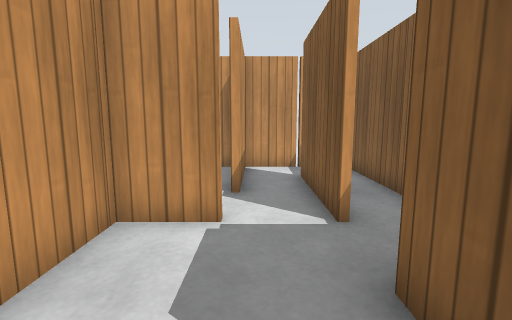
View 1 (above)

24 first-person views from a walk through a robot-simulator world made for Gazebo. The camera is 0.86 m above the floor, tilts 8° down and sees 85° across. The floor is counted in squares, 0.5 m on a side. Each view is taken from the middle of a square. On the plan, view 1 faces up. The plan holds only what a view shows up to about 15 squares ahead; the rest is blank. Gazebo's built-in surfaces are drawn with simple patterns.

View 2
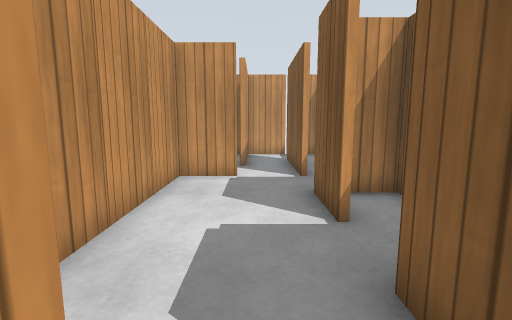

View 3
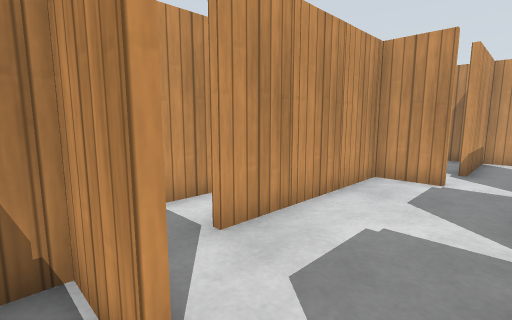

View 4
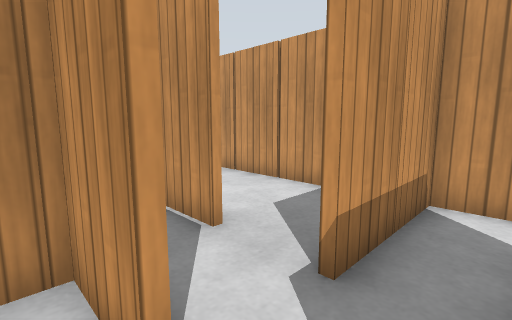

View 5
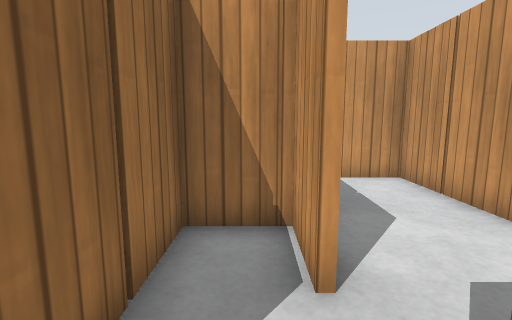

View 6
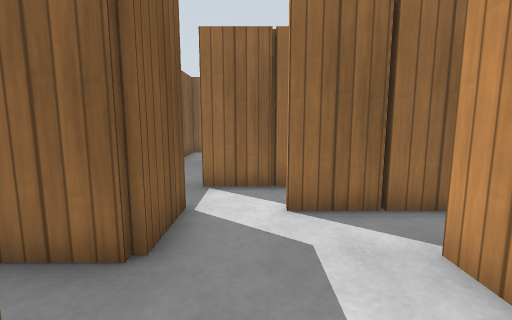

View 7
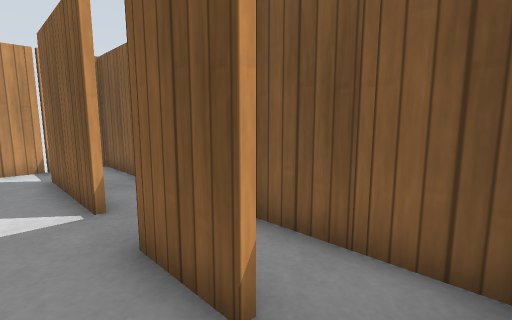

View 8
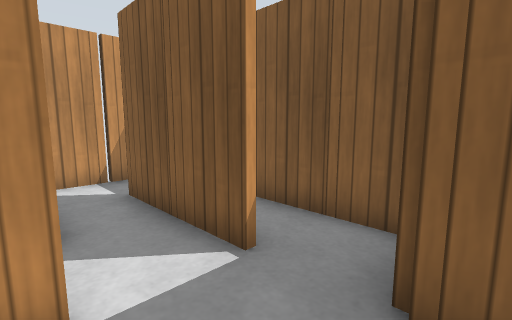

View 9
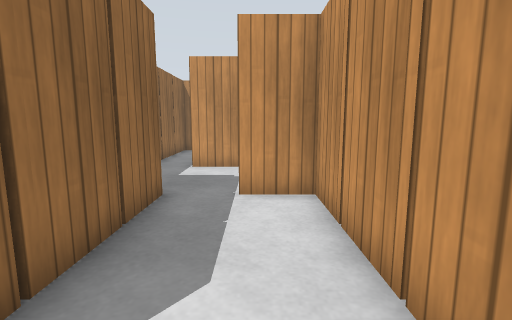

View 10
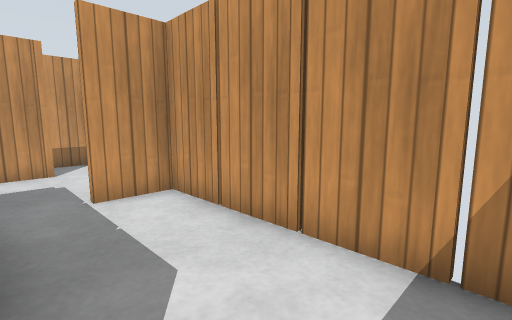

View 11
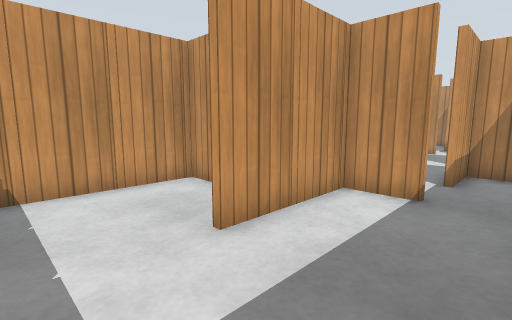

View 12
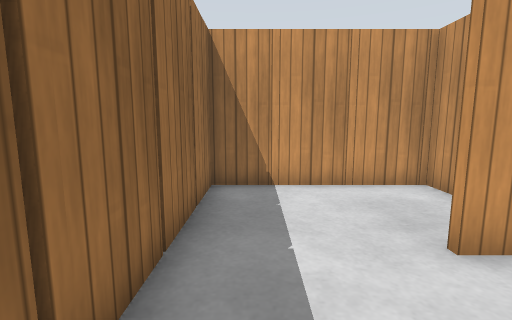

View 13
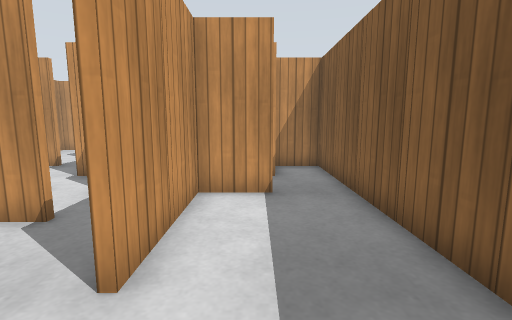

View 14
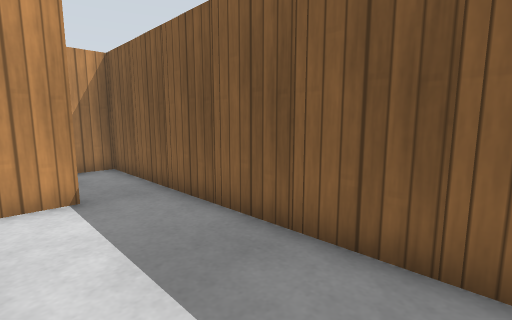

View 15
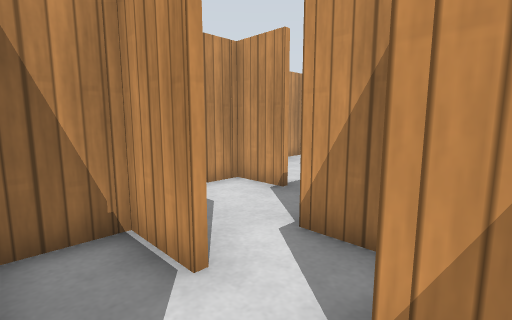

View 16
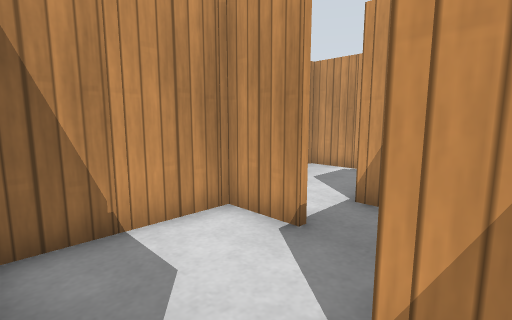

View 17
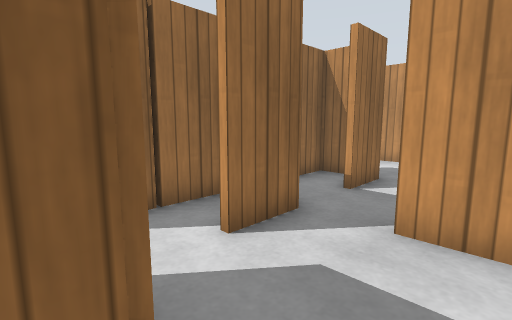

View 18
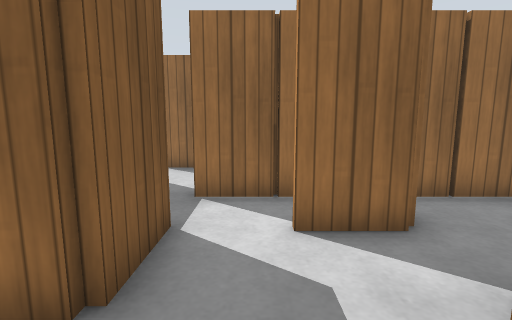

View 19
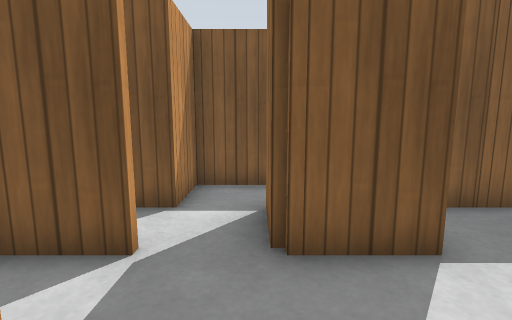

View 20
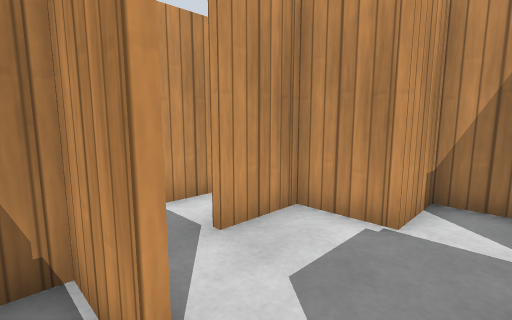

View 21
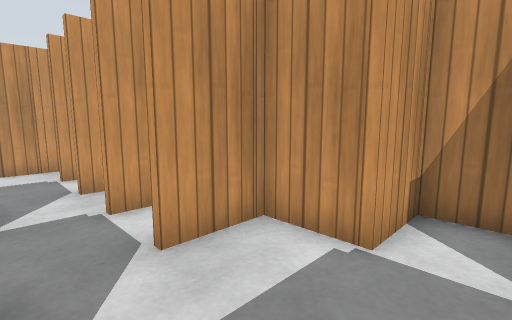

View 22
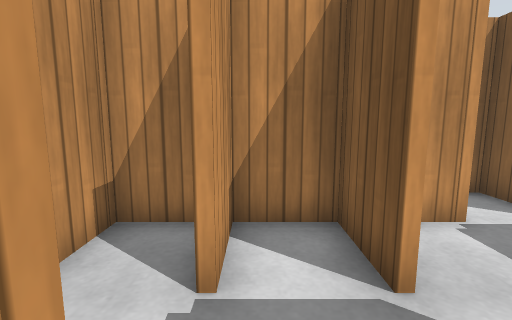

View 23
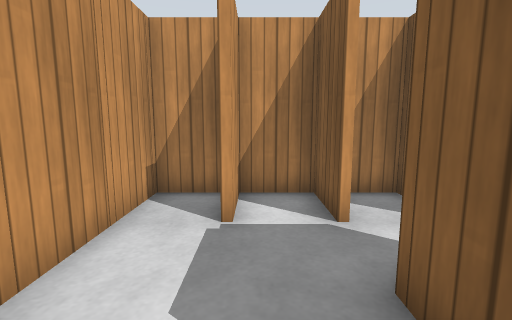

View 24
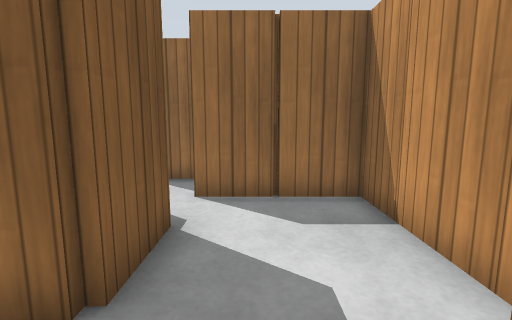

### Floor plan
Ten units are one square. View 1 is at (0, 0); x grows to the right and y downward. Boxes are objects, and circles mark ways between rooms. Rooms are numbered by the first view taken in them; rooms with no view inside come last. Other rooms are left out.
<svg viewBox="-200 -110 250 250">
<path fill="none" stroke="#000" d="M-24 -5 -24 15M14 35 14 15M-38 32 -5 32M-5 34 -24 34M-5 52 5 52M-24 35 -24 40M34 56 34 14 16 14 16 35M5 52 15 52M-25 -66 -44 -66 -44 -48 -11 -48M-24 -45 -24 -5M-5 -46 -34 -46M14 -74 14 -85M-8 -104 -84 -104 -84 -85M-4 -105 -4 -65M14 -45 14 -65M-85 -68 -41 -68M34 -32 34 -104 4 -104M14 -5 14 -25M-25 74 -44 74 -44 132 34 132 34 56M-4 55 -4 95M15 54 -14 54M-45 54 -64 54 -64 70M-14 54 -26 54M-24 34 -34 34M-46 21 -46 15M-65 14 -84 14 -84 50M-58 52 -48 52M-34 34 -46 34M-60 -6 -66 -6M-66 -45 -66 -65M-65 -28 -45 -28M-74 -66 -84 -66 -84 -46 -109 -46M-104 -45 -104 -25M-34 -46 -46 -46 -46 -55M-26 -34 -26 -45M-66 -6 -66 -15M-75 12 -65 12M-105 -8 -85 -8M-106 -25 -106 -45M-135 -8 -125 -8M-109 -46 -129 -46M-144 2 -144 12 -116 12M-124 -45 -124 -25M-66 -15 -66 -25M-145 -8 -135 -8M-146 -25 -146 -45M-146 15 -146 -5M-164 -45 -164 -25M-144 -45 -144 -25M-129 -46 -184 -46 -184 32 -145 32M34 10 34 -26 22 -26M15 12 31 12M-85 -6 -104 -6 -104 0M-100 12 -75 12"/>
<rect x="-55" y="5" width="20" height="20" fill="#bbb"><title>wooden post</title></rect>
<rect x="-35" y="25" width="10" height="10" fill="#bbb"><title>wooden post</title></rect>
<rect x="-25" y="-5" width="10" height="10" fill="#bbb"><title>wooden post</title></rect>
<rect x="5" y="5" width="10" height="10" fill="#bbb"><title>wooden post</title></rect>
<rect x="-25" y="35" width="10" height="10" fill="#bbb"><title>wooden post</title></rect>
<rect x="-15" y="45" width="10" height="10" fill="#bbb"><title>wooden post</title></rect>
<rect x="35" y="35" width="10" height="10" fill="#bbb"><title>wooden post</title></rect>
<rect x="35" y="15" width="10" height="10" fill="#bbb"><title>wooden post</title></rect>
<rect x="-75" y="-75" width="10" height="10" fill="#bbb"><title>wooden post</title></rect>
<rect x="-75" y="-105" width="10" height="10" fill="#bbb"><title>wooden post</title></rect>
<rect x="-55" y="-75" width="10" height="10" fill="#bbb"><title>wooden post</title></rect>
<rect x="-55" y="-105" width="10" height="10" fill="#bbb"><title>wooden post</title></rect>
<rect x="-45" y="-65" width="10" height="10" fill="#bbb"><title>wooden post</title></rect>
<rect x="-35" y="-35" width="10" height="10" fill="#bbb"><title>wooden post</title></rect>
<rect x="-35" y="-55" width="10" height="10" fill="#bbb"><title>wooden post</title></rect>
<rect x="-35" y="-105" width="10" height="10" fill="#bbb"><title>wooden post</title></rect>
<rect x="-25" y="-45" width="10" height="10" fill="#bbb"><title>wooden post</title></rect>
<rect x="-15" y="-95" width="10" height="10" fill="#bbb"><title>wooden post</title></rect>
<rect x="5" y="-35" width="10" height="10" fill="#bbb"><title>wooden post</title></rect>
<rect x="5" y="-75" width="10" height="10" fill="#bbb"><title>wooden post</title></rect>
<rect x="5" y="-95" width="20" height="20" fill="#bbb"><title>wooden post</title></rect>
<rect x="5" y="-105" width="10" height="10" fill="#bbb"><title>wooden post</title></rect>
<rect x="35" y="-45" width="10" height="10" fill="#bbb"><title>wooden post</title></rect>
<rect x="35" y="-65" width="10" height="10" fill="#bbb"><title>wooden post</title></rect>
<rect x="35" y="-85" width="10" height="10" fill="#bbb"><title>wooden post</title></rect>
<rect x="-55" y="105" width="10" height="10" fill="#bbb"><title>wooden post</title></rect>
<rect x="-55" y="85" width="10" height="10" fill="#bbb"><title>wooden post</title></rect>
<rect x="-45" y="75" width="10" height="10" fill="#bbb"><title>wooden post</title></rect>
<rect x="-35" y="125" width="10" height="10" fill="#bbb"><title>wooden post</title></rect>
<rect x="-15" y="125" width="10" height="10" fill="#bbb"><title>wooden post</title></rect>
<rect x="-15" y="65" width="10" height="10" fill="#bbb"><title>wooden post</title></rect>
<rect x="-5" y="55" width="10" height="10" fill="#bbb"><title>wooden post</title></rect>
<rect x="5" y="125" width="10" height="10" fill="#bbb"><title>wooden post</title></rect>
<rect x="35" y="115" width="10" height="10" fill="#bbb"><title>wooden post</title></rect>
<rect x="35" y="95" width="10" height="10" fill="#bbb"><title>wooden post</title></rect>
<rect x="35" y="75" width="10" height="10" fill="#bbb"><title>wooden post</title></rect>
<rect x="35" y="55" width="10" height="10" fill="#bbb"><title>wooden post</title></rect>
<rect x="-65" y="55" width="10" height="10" fill="#bbb"><title>wooden post</title></rect>
<rect x="-85" y="15" width="10" height="10" fill="#bbb"><title>wooden post</title></rect>
<rect x="-105" y="-45" width="10" height="10" fill="#bbb"><title>wooden post</title></rect>
<rect x="-75" y="-35" width="20" height="20" fill="#bbb"><title>wooden post</title></rect>
<rect x="-65" y="-65" width="10" height="10" fill="#bbb"><title>wooden post</title></rect>
<rect x="-155" y="-15" width="20" height="20" fill="#bbb"><title>wooden post</title></rect>
<rect x="-135" y="5" width="10" height="10" fill="#bbb"><title>wooden post</title></rect>
<rect x="-125" y="-45" width="10" height="10" fill="#bbb"><title>wooden post</title></rect>
<rect x="-115" y="-15" width="10" height="10" fill="#bbb"><title>wooden post</title></rect>
<rect x="-195" y="5" width="10" height="10" fill="#bbb"><title>wooden post</title></rect>
<rect x="-195" y="-15" width="10" height="10" fill="#bbb"><title>wooden post</title></rect>
<rect x="-195" y="-35" width="10" height="10" fill="#bbb"><title>wooden post</title></rect>
<rect x="-185" y="-45" width="10" height="10" fill="#bbb"><title>wooden post</title></rect>
<rect x="-175" y="25" width="10" height="10" fill="#bbb"><title>wooden post</title></rect>
<rect x="-165" y="-45" width="10" height="10" fill="#bbb"><title>other object</title></rect>
<rect x="-145" y="-45" width="10" height="10" fill="#bbb"><title>wooden post</title></rect>
<rect x="35" y="-5" width="10" height="10" fill="#bbb"><title>wooden post</title></rect>
<rect x="35" y="-25" width="10" height="10" fill="#bbb"><title>wooden post</title></rect>
<rect x="-95" y="5" width="10" height="10" fill="#bbb"><title>wooden post</title></rect>
<circle cx="0" cy="30" r="3" fill="#2a7"/>
<circle cx="-10" cy="-15" r="3" fill="#2a7"/>
<circle cx="20" cy="0" r="3" fill="#2a7"/>
<circle cx="10" cy="40" r="3" fill="#2a7"/>
<circle cx="30" cy="50" r="3" fill="#2a7"/>
<circle cx="-20" cy="70" r="3" fill="#2a7"/>
<circle cx="-40" cy="50" r="3" fill="#2a7"/>
<circle cx="-70" cy="0" r="3" fill="#2a7"/>
<circle cx="-90" cy="-30" r="3" fill="#2a7"/>
<circle cx="-80" cy="-10" r="3" fill="#2a7"/>
<circle cx="-130" cy="-20" r="3" fill="#2a7"/>
<text x="-10" y="10">1</text>
<text x="-10" y="40">2</text>
<text x="30" y="30">3</text>
<text x="-20" y="-70">4</text>
<text x="0" y="100">5</text>
<text x="-40" y="60">6</text>
<text x="-60" y="30">7</text>
<text x="-70" y="-40">8</text>
<text x="-70" y="-10">9</text>
<text x="-110" y="-10">10</text>
<text x="-160" y="-10">11</text>
<text x="30" y="-10">12</text>
<text x="-90" y="0">13</text>
</svg>
Room 1 opens to room 2. Room 1 opens to room 4. Room 1 opens to room 12. Room 2 opens to room 3. Room 3 opens to room 5. Room 5 opens to room 6. Room 6 opens to room 7. Room 7 opens to room 9. Room 8 opens to room 10. Room 9 opens to room 10. Room 10 opens to room 11.

Where each view was taken, in squares from view 1:
view 1: 0 up, 0 right, facing up
view 2: 4 down, 0 right, facing up
view 3: 4 down, 1 right, facing up-left
view 4: 4 up, 1 right, facing up-left
view 5: 6 up, 0 right, facing left
view 6: 2 up, 0 right, facing down
view 7: 1 down, 0 right, facing up-right
view 8: 2 up, 1 left, facing up-right
view 9: 9 up, 2 left, facing left
view 10: 7 up, 2 left, facing up-left
view 11: 12 down, 3 right, facing up-left
view 12: 12 down, 3 right, facing left
view 13: 12 down, 1 right, facing up
view 14: 12 down, 0 right, facing up-right
view 15: 7 down, 2 left, facing up-left
view 16: 5 down, 4 left, facing up-left
view 17: 4 up, 6 left, facing down-left
view 18: 5 up, 8 left, facing down
view 19: 3 up, 10 left, facing right
view 20: 0 up, 7 left, facing up-left
view 21: 1 up, 7 left, facing up-left
view 22: 0 up, 12 left, facing up
view 23: 2 down, 16 left, facing up
view 24: 3 up, 16 left, facing down
